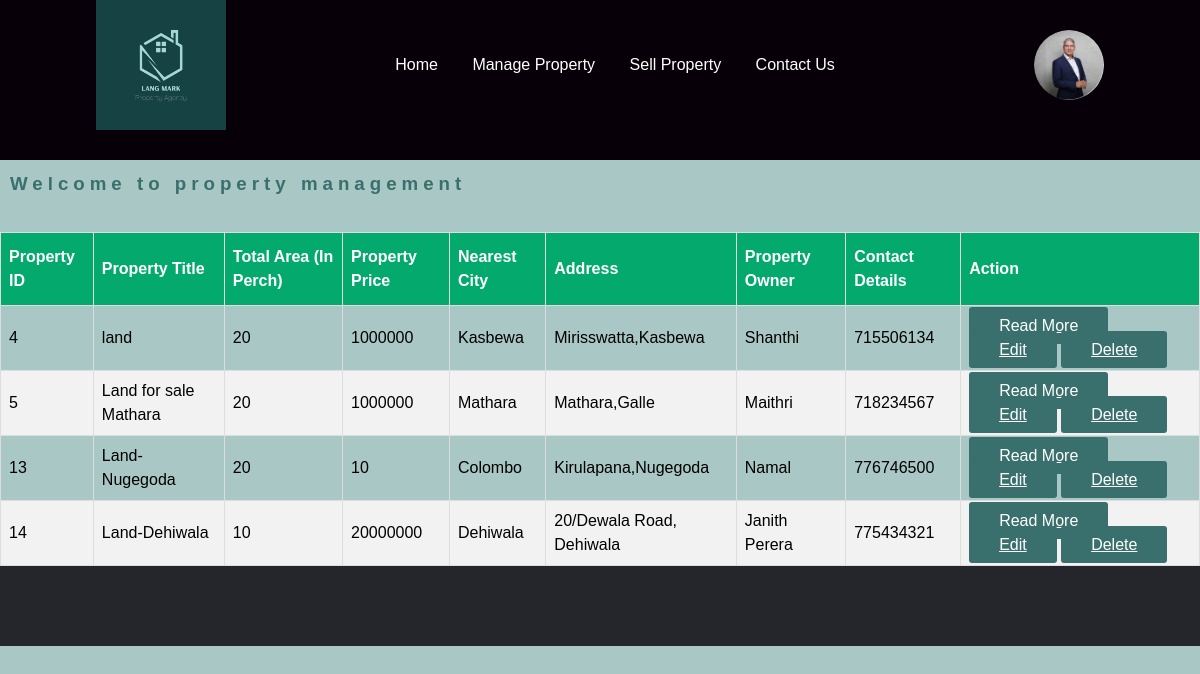
/property_owner_dashboard.php, run on the app's committed database.
### tables this page shows
CREATE TABLE `tb_property` (
  `id` int(11) NOT NULL,
  `Property_Title` varchar(50) NOT NULL,
  `Total_Area` int(11) NOT NULL,
  `Property_Price` float NOT NULL,
  `Property_City` varchar(50) NOT NULL,
  `Property_Address` varchar(100) NOT NULL,
  `Property_Owner` varchar(50) NOT NULL,
  `Contact_Details` int(11) NOT NULL,
  `More_details` varchar(200) NOT NULL
);

### property_owner_dashboard.php (the view, shortened to what this page needs)
<!DOCTYPE html>
<html>
<head>
<link href="style.css" rel="stylesheet" type="text/css">
<link rel="stylesheet" type="text/css" href="https://cdnjs.cloudflare.com/ajax/libs/font-awesome/6.4.0/css/all.min.css">
 <link rel="stylesheet" href="css/style.css">
<div class="header">
<nav>
     <img src="media/LAND MARK.png" class="logo">
	 <ul class="nav-links">
	 <li><a href="index.html">Home</a></li>
	 <li><a href="property_owner_dashboard.php">Manage Property</a></li>
	 <li><a href="Add_property.html">Sell Property</a></li>
	 <li><a href="contact_us.html">Contact Us</a></li>
	 	</ul>
	  <a href=" " >
	 <img src="media/user.png" class="user-pic"></a>
</nav>
</div>
</head>
<body>
<div>   <h3 style="color: #39706d; letter-spacing: 5px; padding: 10px;">
          Welcome to property management
        </h3><br><div>
        <table id="property_table">
        <thead>
            <tr>
                <th>Property ID</th>
                <th>Property Title</th>
			    <th>Total Area (In Perch)</th>
                <th>Property Price</th>
                <th>Nearest City</th>
				 <th>Address</th>
                <th>Property Owner</th>
                <th>Contact Details</th>
                <th>Action</th>
            </tr>
        </thead>
        <tbody>
        <?php
        include('config.php');
        $sql = "SELECT * FROM tb_property";
        $result = mysqli_query($conn,$sql);
        while($data = mysqli_fetch_array($result)){
            ?>
            <tr>
                <td><?php echo $data['id']; ?></td>
                <td><?php echo $data['Property_Title']; ?></td>
                <td><?php echo $data['Total_Area']; ?></td>
				<td><?php echo $data['Property_Price']; ?></td>
                <td><?php echo $data['Property_City']; ?></td>
				<td><?php echo $data['Property_Address']; ?></td>
                <td><?php echo $data['Property_Owner']; ?></td>
                <td><?php echo $data['Contact_Details']; ?></td>
                <td>
                    <a href="view_property.php?id=<?php echo $data['id']; ?>" class="btn btn-info">Read More</a>
                    <a href="edit_property.php?id=<?php echo $data['id']; ?>" class="btn btn-warning">Edit</a>
                    <a href="delete_property.php?id=<?php echo $data['id']; ?>" class="btn btn-danger">Delete</a>
                </td>
            </tr>
            <?php
        }
        ?>
        </tbody>
        </table>
    </div>
</body>
  <footer class="footer">
  </footer>
</body>
</html>

### css/style.css (style rules this page uses)
* { margin:0; padding:0; font-family:"poppins",sans-serif; box-sizing:border-box; }
.header { height:20vh; width:100%; padding: 0 8%; background:#080008; }
nav { display:flex; align-items:center; justify-content:space-between; overflow: auto; }
.logo { width:130px; }
.nav-links { padding:28px 0; }
.nav-links li { display:inline-block; margin:0 15px; }
.nav-links li a { text-decoration:none; color:#fff; padding:5px 0; position:relative; }
.nav-links li a::after { content:' '; background:#39706d; width:0%; height:2px; position:absolute; bottom:0; left:0; transition:width 0.5s; }
.user-pic { width:70px; border-radius:50%; cursor:pointer; margin-left:30px; }
.btn { background:#39706d; color:#fff; padding:10px 30px; border-radius:3px; cursor:pointer; }
body { line-height: 1.5; font-family: 'Poppins', sans-serif; background-color: #A9C7C5; }
* { margin:0; padding:0; box-sizing: border-box; }
ul { list-style: none; }
.footer { background-color: #24262b; padding: 40px 0; }
body { font-family: Arial, Helvetica, sans-serif; }
* { box-sizing: border-box; }
* { box-sizing: border-box }
body { margin:0 }
img { vertical-align: middle; }
* { box-sizing:border-box }

### property_owner_dashboard.php (style rules this page uses)
#property_table { font-family: Arial, Helvetica, sans-serif; border-collapse: collapse; width: 100%; }
#property_table td, #property_table th { border: 1px solid #ddd; padding: 8px; }
#property_table tr:nth-child(even) { background-color: #f2f2f2; }
#property_table th { padding-top: 12px; padding-bottom: 12px; text-align: left; background-color: #04AA6D; color: white; }

### data on the page
tb_property: id "4", Property_Title "land", Total_Area "20", Property_Price "1000000", Property_City "Kasbewa", Property_Address "Mirisswatta,Kasbewa", Property_Owner "Shanthi", Contact_Details "715506134"
tb_property: id "5", Property_Title "Land for sale Mathara", Total_Area "20", Property_Price "1000000", Property_City "Mathara", Property_Address "Mathara,Galle", Property_Owner "Maithri", Contact_Details "718234567"
tb_property: id "13", Property_Title "Land-Nugegoda", Total_Area "20", Property_Price "10", Property_City "Colombo", Property_Address "Kirulapana,Nugegoda", Property_Owner "Namal", Contact_Details "776746500"
tb_property: id "14", Property_Title "Land-Dehiwala", Total_Area "10", Property_Price "20000000", Property_City "Dehiwala", Property_Address "20/Dewala Road, Dehiwala", Property_Owner "Janith Perera", Contact_Details "775434321"
